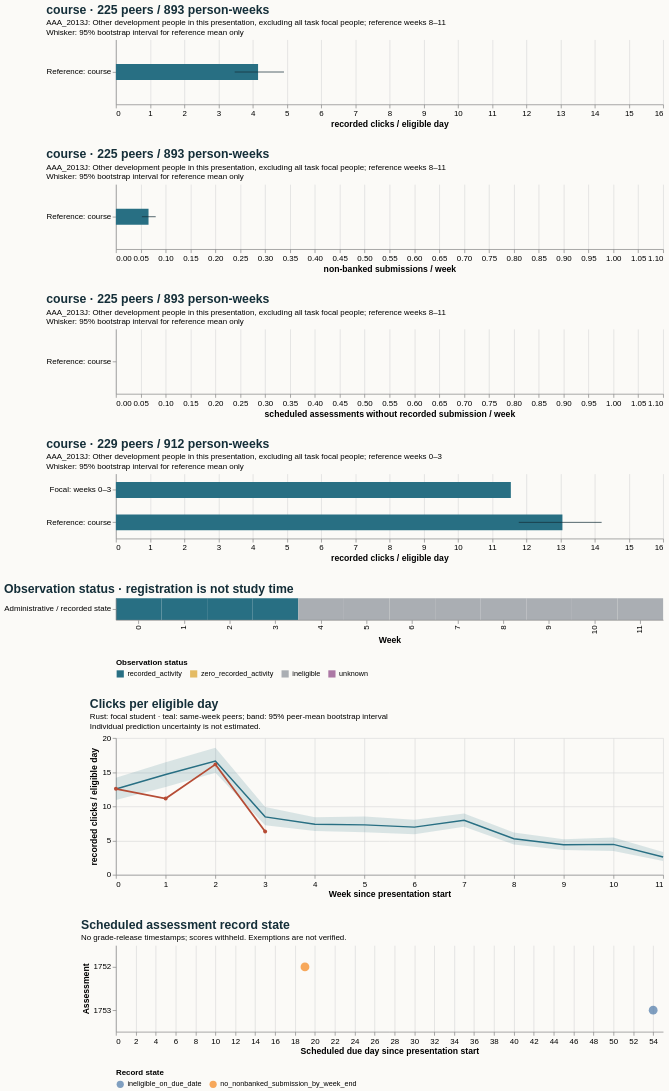

The Vega-Lite source for this figure:
### Vega-Lite specification from a JSON file in a GitHub repository (floating-point values rounded to 4 significant figures)
{"$schema": "https://vega.github.io/schema/vega-lite/v5.20.1.json", "config": {"axis": {"labelFontSize": 11, "titleFontSize": 12}, "background": "#fbfaf7", "font": "sans-serif", "title": {"anchor": "start", "color": "#142e38", "fontSize": 17, "subtitleFontSize": 11}, "view": {"continuousHeight": 300, "continuousWidth": 300, "stroke": null}}, "datasets": {"data-71c723a959ccbec2b7d89d93af96a1fb": [{"hi": null, "lo": null, "series": "Focal: weeks 8–11", "value": null}, {"hi": 0.0, "lo": 0.0, "series": "Reference: course", "value": 0.0}], "data-a183db1650af76b370449ec12b6bc8c1": [{"as_of_day": 20, "assessment_id": 1752, "course": "AAA_2013J", "due_day": 19, "person_id": 1456619, "score_status": "withheld_release_time_unknown", "state": "no_nonbanked_submission_by_week_end", "week": 2}, {"as_of_day": 55, "assessment_id": 1753, "course": "AAA_2013J", "due_day": 54, "person_id": 1456619, "score_status": "withheld_release_time_unknown", "state": "ineligible_on_due_date", "week": 7}], "data-a665b7629d9212ddb2d4d8a751a9b583": [{"hi": null, "lo": null, "series": "Focal: weeks 0–3", "value": 11.55}, {"hi": 14.2, "lo": 11.78, "series": "Reference: course", "value": 13.06}], "data-a83b105ec65c4940a4d784832653641b": [{"end_day": 6, "focal_value": 12.57, "peer_ci_high": 14.2, "peer_ci_low": 10.94, "peer_mean": 12.55, "peer_observations": 229, "peer_people": 229, "reference": "course", "unit": "recorded clicks / eligible day", "week": 0}, {"end_day": 13, "focal_value": 11.14, "peer_ci_high": 16.44, "peer_ci_low": 12.84, "peer_mean": 14.66, "peer_observations": 229, "peer_people": 229, "reference": "course", "unit": "recorded clicks / eligible day", "week": 1}, {"end_day": 20, "focal_value": 16.14, "peer_ci_high": 18.58, "peer_ci_low": 14.91, "peer_mean": 16.64, "peer_observations": 227, "peer_people": 227, "reference": "course", "unit": "recorded clicks / eligible day", "week": 2}, {"end_day": 27, "focal_value": 6.333, "peer_ci_high": 9.92, "peer_ci_low": 7.231, "peer_mean": 8.473, "peer_observations": 227, "peer_people": 227, "reference": "course", "unit": "recorded clicks / eligible day", "week": 3}, {"end_day": 34, "focal_value": null, "peer_ci_high": 8.429, "peer_ci_low": 6.407, "peer_mean": 7.389, "peer_observations": 226, "peer_people": 226, "reference": "course", "unit": "recorded clicks / eligible day", "week": 4}, {"end_day": 41, "focal_value": null, "peer_ci_high": 8.522, "peer_ci_low": 6.212, "peer_mean": 7.301, "peer_observations": 225, "peer_people": 225, "reference": "course", "unit": "recorded clicks / eligible day", "week": 5}, {"end_day": 48, "focal_value": null, "peer_ci_high": 8.041, "peer_ci_low": 5.927, "peer_mean": 6.971, "peer_observations": 225, "peer_people": 225, "reference": "course", "unit": "recorded clicks / eligible day", "week": 6}, {"end_day": 55, "focal_value": null, "peer_ci_high": 8.95, "peer_ci_low": 7.023, "peer_mean": 7.966, "peer_observations": 225, "peer_people": 225, "reference": "course", "unit": "recorded clicks / eligible day", "week": 7}, {"end_day": 62, "focal_value": null, "peer_ci_high": 6.187, "peer_ci_low": 4.431, "peer_mean": 5.274, "peer_observations": 225, "peer_people": 225, "reference": "course", "unit": "recorded clicks / eligible day", "week": 8}, {"end_day": 69, "focal_value": null, "peer_ci_high": 5.203, "peer_ci_low": 3.614, "peer_mean": 4.388, "peer_observations": 224, "peer_people": 224, "reference": "course", "unit": "recorded clicks / eligible day", "week": 9}, {"end_day": 76, "focal_value": null, "peer_ci_high": 5.445, "peer_ci_low": 3.463, "peer_mean": 4.445, "peer_observations": 223, "peer_people": 223, "reference": "course", "unit": "recorded clicks / eligible day", "week": 10}, {"end_day": 83, "focal_value": null, "peer_ci_high": 3.331, "peer_ci_low": 2.001, "peer_mean": 2.606, "peer_observations": 221, "peer_people": 221, "reference": "course", "unit": "recorded clicks / eligible day", "week": 11}], "data-e0168e214a8a4f1f7ec0c8df93082c47": [{"eligible_days": 7.0, "end_day": 6, "logging_completeness": "unknown", "observation_status": "recorded_activity", "row": "Administrative / recorded state", "score_status": "withheld_release_time_unknown", "start_day": 0, "value": 12.57, "week": 0}, {"eligible_days": 7.0, "end_day": 13, "logging_completeness": "unknown", "observation_status": "recorded_activity", "row": "Administrative / recorded state", "score_status": "withheld_release_time_unknown", "start_day": 7, "value": 11.14, "week": 1}, {"eligible_days": 7.0, "end_day": 20, "logging_completeness": "unknown", "observation_status": "recorded_activity", "row": "Administrative / recorded state", "score_status": "withheld_release_time_unknown", "start_day": 14, "value": 16.14, "week": 2}, {"eligible_days": 6.0, "end_day": 27, "logging_completeness": "unknown", "observation_status": "recorded_activity", "row": "Administrative / recorded state", "score_status": "withheld_release_time_unknown", "start_day": 21, "value": 6.333, "week": 3}, {"eligible_days": 0.0, "end_day": 34, "logging_completeness": "unknown", "observation_status": "ineligible", "row": "Administrative / recorded state", "score_status": "withheld_release_time_unknown", "start_day": 28, "value": null, "week": 4}, {"eligible_days": 0.0, "end_day": 41, "logging_completeness": "unknown", "observation_status": "ineligible", "row": "Administrative / recorded state", "score_status": "withheld_release_time_unknown", "start_day": 35, "value": null, "week": 5}, {"eligible_days": 0.0, "end_day": 48, "logging_completeness": "unknown", "observation_status": "ineligible", "row": "Administrative / recorded state", "score_status": "withheld_release_time_unknown", "start_day": 42, "value": null, "week": 6}, {"eligible_days": 0.0, "end_day": 55, "logging_completeness": "unknown", "observation_status": "ineligible", "row": "Administrative / recorded state", "score_status": "withheld_release_time_unknown", "start_day": 49, "value": null, "week": 7}, {"eligible_days": 0.0, "end_day": 62, "logging_completeness": "unknown", "observation_status": "ineligible", "row": "Administrative / recorded state", "score_status": "withheld_release_time_unknown", "start_day": 56, "value": null, "week": 8}, {"eligible_days": 0.0, "end_day": 69, "logging_completeness": "unknown", "observation_status": "ineligible", "row": "Administrative / recorded state", "score_status": "withheld_release_time_unknown", "start_day": 63, "value": null, "week": 9}, {"eligible_days": 0.0, "end_day": 76, "logging_completeness": "unknown", "observation_status": "ineligible", "row": "Administrative / recorded state", "score_status": "withheld_release_time_unknown", "start_day": 70, "value": null, "week": 10}, {"eligible_days": 0.0, "end_day": 83, "logging_completeness": "unknown", "observation_status": "ineligible", "row": "Administrative / recorded state", "score_status": "withheld_release_time_unknown", "start_day": 77, "value": null, "week": 11}], "data-e61eda46d64be36d65c3308d97086f13": [{"hi": null, "lo": null, "series": "Focal: weeks 8–11", "value": null}, {"hi": 4.914, "lo": 3.472, "series": "Reference: course", "value": 4.156}], "data-f381d3e40548d0e30eaf4a7120bd1d09": [{"hi": null, "lo": null, "series": "Focal: weeks 8–11", "value": null}, {"hi": 0.08, "lo": 0.05222, "series": "Reference: course", "value": 0.06556}]}, "resolve": {"scale": {"color": "independent"}}, "spacing": 28, "vconcat": [{"data": {"name": "data-e61eda46d64be36d65c3308d97086f13"}, "height": 90, "layer": [{"encoding": {"x": {"field": "value", "scale": {"domain": [0, 14.91], "zero": true}, "title": "recorded clicks / eligible day", "type": "quantitative"}, "y": {"field": "series", "sort": null, "title": null, "type": "nominal"}}, "mark": {"color": "#286f83", "size": 22, "type": "bar"}}, {"encoding": {"x": {"field": "lo", "type": "quantitative"}, "x2": {"field": "hi"}, "y": {"field": "series", "sort": null, "title": null, "type": "nominal"}}, "mark": {"color": "#142e38", "type": "rule"}}], "title": {"subtitle": ["AAA_2013J: Other development people in this presentation, excluding all task focal people; reference weeks 8–11", "Whisker: 95% bootstrap interval for reference mean only"], "text": "course · 225 peers / 893 person-weeks"}, "width": 760}, {"data": {"name": "data-f381d3e40548d0e30eaf4a7120bd1d09"}, "height": 90, "layer": [{"encoding": {"x": {"field": "value", "scale": {"domain": [0, 1.05], "zero": true}, "title": "non-banked submissions / week", "type": "quantitative"}, "y": {"field": "series", "sort": null, "title": null, "type": "nominal"}}, "mark": {"color": "#286f83", "size": 22, "type": "bar"}}, {"encoding": {"x": {"field": "lo", "type": "quantitative"}, "x2": {"field": "hi"}, "y": {"field": "series", "sort": null, "title": null, "type": "nominal"}}, "mark": {"color": "#142e38", "type": "rule"}}], "title": {"subtitle": ["AAA_2013J: Other development people in this presentation, excluding all task focal people; reference weeks 8–11", "Whisker: 95% bootstrap interval for reference mean only"], "text": "course · 225 peers / 893 person-weeks"}, "width": 760}, {"data": {"name": "data-71c723a959ccbec2b7d89d93af96a1fb"}, "height": 90, "layer": [{"encoding": {"x": {"field": "value", "scale": {"domain": [0, 1.05], "zero": true}, "title": "scheduled assessments without recorded submission / week", "type": "quantitative"}, "y": {"field": "series", "sort": null, "title": null, "type": "nominal"}}, "mark": {"color": "#286f83", "size": 22, "type": "bar"}}, {"encoding": {"x": {"field": "lo", "type": "quantitative"}, "x2": {"field": "hi"}, "y": {"field": "series", "sort": null, "title": null, "type": "nominal"}}, "mark": {"color": "#142e38", "type": "rule"}}], "title": {"subtitle": ["AAA_2013J: Other development people in this presentation, excluding all task focal people; reference weeks 8–11", "Whisker: 95% bootstrap interval for reference mean only"], "text": "course · 225 peers / 893 person-weeks"}, "width": 760}, {"data": {"name": "data-a665b7629d9212ddb2d4d8a751a9b583"}, "height": 90, "layer": [{"encoding": {"x": {"field": "value", "scale": {"domain": [0, 14.91], "zero": true}, "title": "recorded clicks / eligible day", "type": "quantitative"}, "y": {"field": "series", "sort": null, "title": null, "type": "nominal"}}, "mark": {"color": "#286f83", "size": 22, "type": "bar"}}, {"encoding": {"x": {"field": "lo", "type": "quantitative"}, "x2": {"field": "hi"}, "y": {"field": "series", "sort": null, "title": null, "type": "nominal"}}, "mark": {"color": "#142e38", "type": "rule"}}], "title": {"subtitle": ["AAA_2013J: Other development people in this presentation, excluding all task focal people; reference weeks 0–3", "Whisker: 95% bootstrap interval for reference mean only"], "text": "course · 229 peers / 912 person-weeks"}, "width": 760}, {"data": {"name": "data-e0168e214a8a4f1f7ec0c8df93082c47"}, "encoding": {"color": {"field": "observation_status", "legend": {"labelLimit": 260, "orient": "bottom"}, "scale": {"domain": ["recorded_activity", "zero_recorded_activity", "ineligible", "unknown"], "range": ["#286f83", "#e4bb64", "#aaaeb3", "#ac78a5"]}, "title": "Observation status", "type": "nominal"}, "tooltip": [{"field": "week", "type": "quantitative"}, {"field": "eligible_days", "type": "quantitative"}, {"field": "observation_status", "type": "nominal"}, {"field": "logging_completeness", "type": "nominal"}], "x": {"field": "week", "title": "Week", "type": "ordinal"}, "y": {"field": "row", "title": null, "type": "nominal"}}, "height": 30, "mark": {"type": "rect"}, "title": "Observation status · registration is not study time", "width": 760}, {"data": {"name": "data-a83b105ec65c4940a4d784832653641b"}, "height": 190, "layer": [{"encoding": {"x": {"axis": {"tickMinStep": 1}, "field": "week", "title": "Week since presentation start", "type": "quantitative"}, "y": {"field": "peer_ci_low", "scale": {"zero": true}, "title": "recorded clicks / eligible day", "type": "quantitative"}, "y2": {"field": "peer_ci_high"}}, "mark": {"color": "#286f83", "opacity": 0.16, "type": "area"}}, {"encoding": {"tooltip": [{"field": "week", "type": "quantitative"}, {"field": "peer_mean", "type": "quantitative"}, {"field": "peer_people", "type": "quantitative"}, {"field": "peer_observations", "type": "quantitative"}], "x": {"field": "week", "type": "quantitative"}, "y": {"field": "peer_mean", "type": "quantitative"}}, "mark": {"color": "#286f83", "strokeWidth": 2, "type": "line"}}, {"encoding": {"tooltip": [{"field": "week", "type": "quantitative"}, {"field": "focal_value", "type": "quantitative"}], "x": {"field": "week", "type": "quantitative"}, "y": {"field": "focal_value", "type": "quantitative"}}, "mark": {"color": "#b64c35", "point": {"color": "#b64c35"}, "strokeWidth": 2.5, "type": "line"}}], "title": {"subtitle": ["Rust: focal student · teal: same-week peers; band: 95% peer-mean bootstrap interval", "Individual prediction uncertainty is not estimated."], "text": "Clicks per eligible day"}, "width": 760}, {"data": {"name": "data-a183db1650af76b370449ec12b6bc8c1"}, "encoding": {"color": {"field": "state", "legend": {"labelLimit": 400, "orient": "bottom"}, "title": "Record state", "type": "nominal"}, "tooltip": [{"field": "assessment_id", "type": "quantitative"}, {"field": "due_day", "type": "quantitative"}, {"field": "as_of_day", "type": "quantitative"}, {"field": "state", "type": "nominal"}, {"field": "score_status", "type": "nominal"}], "x": {"field": "due_day", "title": "Scheduled due day since presentation start", "type": "quantitative"}, "y": {"field": "assessment_id", "title": "Assessment", "type": "nominal"}}, "height": 120, "mark": {"filled": true, "size": 150, "type": "point"}, "title": {"subtitle": "No grade-release timestamps; scores withheld. Exemptions are not verified.", "text": "Scheduled assessment record state"}, "width": 760}]}
